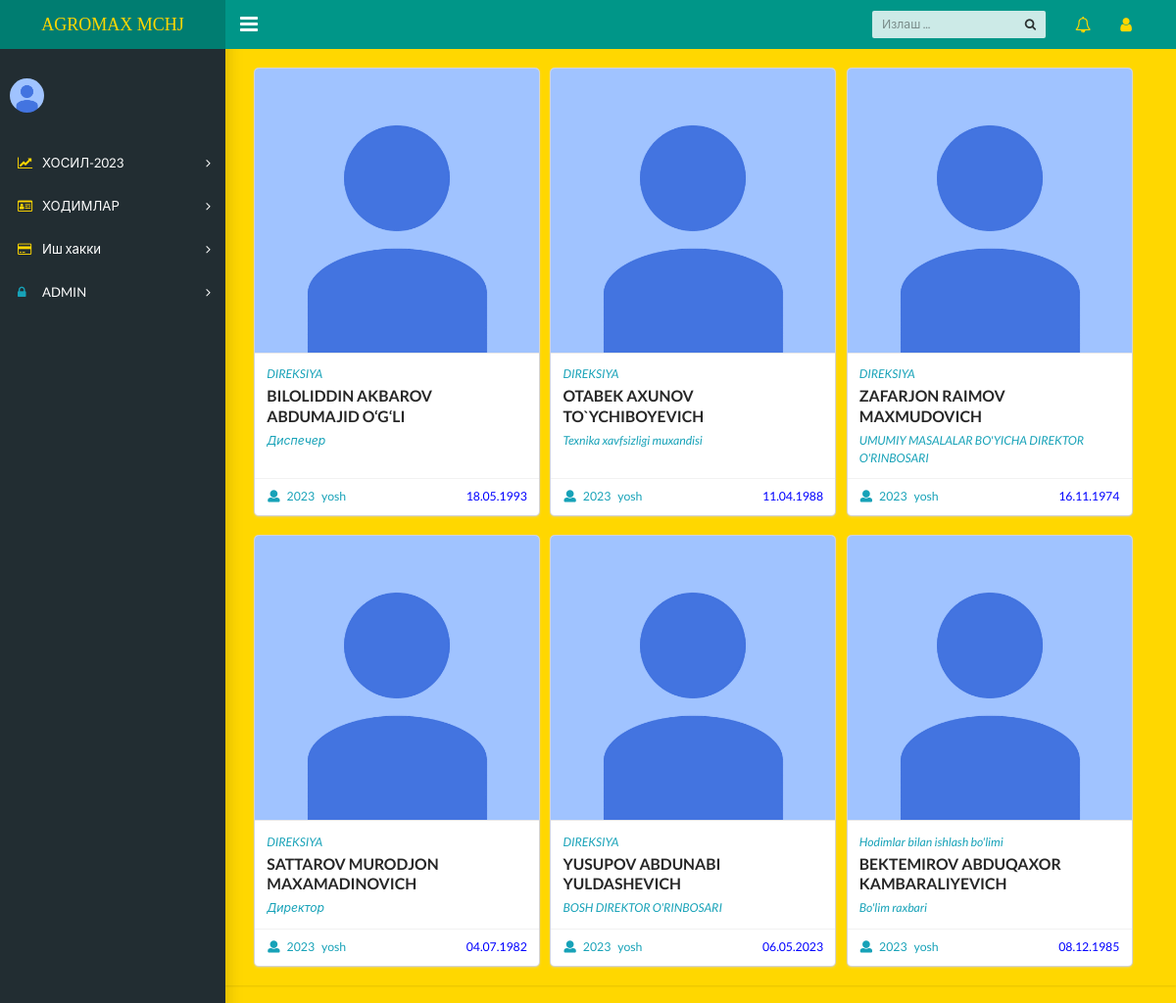
/kadr/ (signed in), run on an earlier commit of the app's database.
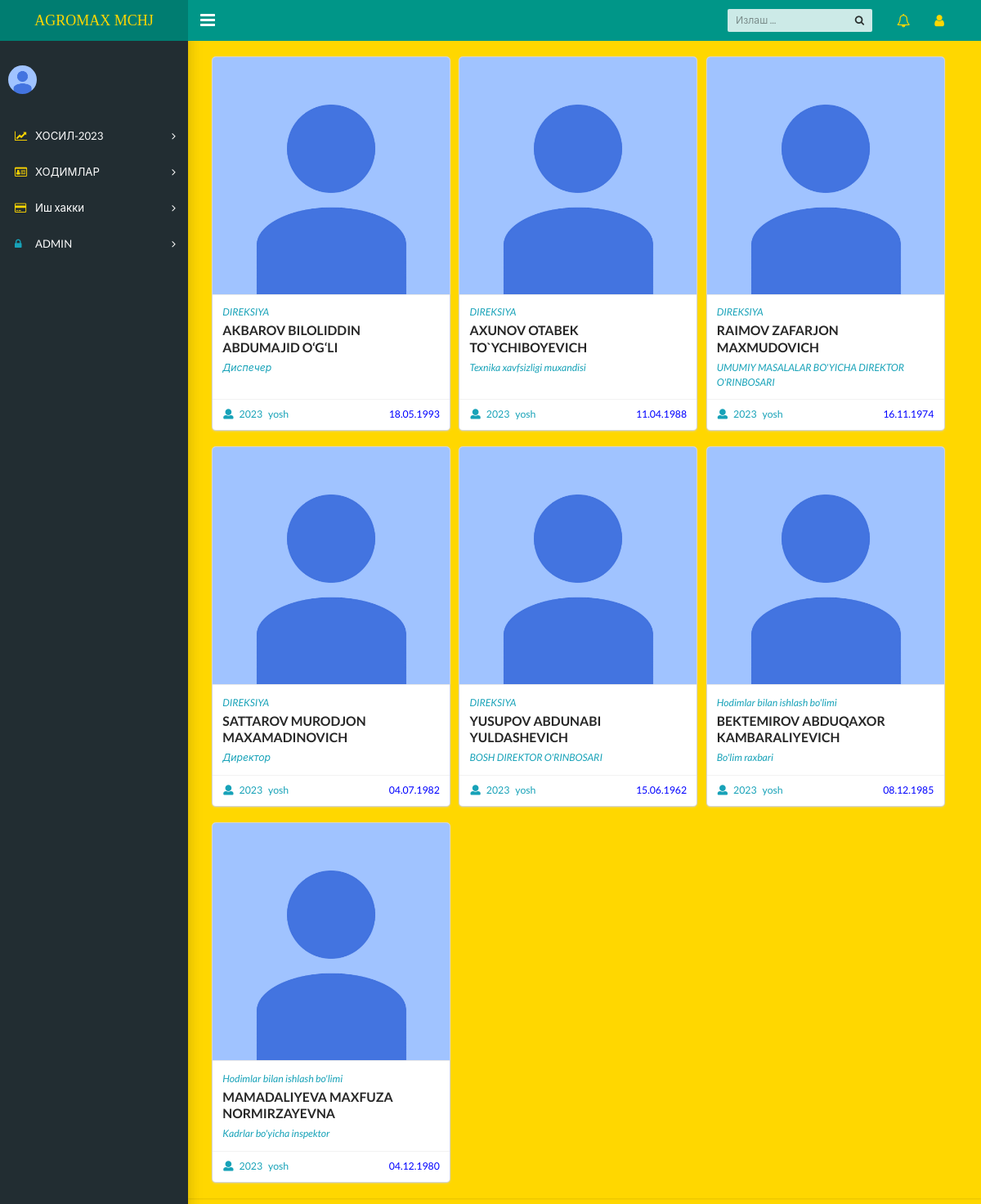
And on a later commit of the database.
### login/models.py (models this page shows, shortened)
class Profile(models.Model):
    user=models.OneToOneField(User,on_delete=models.CASCADE,unique=True)
    firs_name=models.CharField(max_length=20,blank=True,default='ISM')
    last_name=models.CharField(max_length=20,blank=True,default='FAMILYA')
    pic=models.ImageField(upload_to=get_image_path,default='default/avatar.png')
    activate=models.BooleanField(default=False)

### homes/models.py (models this page shows, shortened)
class Hodim(models.Model):
    fizlitsa=models.OneToOneField('Fizlitsa',on_delete=models.PROTECT,null=True)
    bolim=models.ForeignKey('Bolim',on_delete=models.PROTECT)
    lavozim=models.ForeignKey('Lavozim',on_delete=models.PROTECT,null=True)
    pasport=models.OneToOneField('Pasport',on_delete=models.PROTECT)
    card=models.OneToOneField('Card',on_delete=models.PROTECT,null=True)
    hodim=models.OneToOneField('login.Profile',on_delete=models.PROTECT,null=True,blank=True)

class Bolim(models.Model):
    bolim=models.CharField(max_length=30)
    def __str__(self) -> str:
        return str(self.bolim)

class Fizlitsa(models.Model):
    f_name=models.CharField(max_length=50)
    l_name=models.CharField(max_length=50)
    ful_name=models.CharField(max_length=50)
    birth=models.DateField()

class Lavozim(models.Model):
    lavozim=models.CharField(max_length=50)
    def __str__(self) -> str:
        return str(self.lavozim)

### login/views.py (the view)
# urls.py: path('kadr/',kadr,name='kadr'),
@login_required(login_url='login')
def kadr(request):
    kadr=Hodim.objects.all().order_by('bolim')
    year=datetime.now().strftime("%Y")
    context={"kadr":kadr,'year':year}
    return render(request,'kadr/kadr-inc.html',context)

### templates/kadr/kadr-inc.html (shortened to what this page needs)
{% extends 'homes/dashboard.html' %}
{% load static %}
{% block content %}
<main class="app-content" style="background-color: gold;">
  <div class="app-title  bg-transparent">
    {% include 'kadr/kadr.html' %}
  </div>
</main>
{% endblock %}

### templates/homes/dashboard.html (shortened to what this page needs)
{% load static %}
<!DOCTYPE html>
<html lang="en">
  <head>
    <link rel="stylesheet" href="https://cdnjs.cloudflare.com/ajax/libs/semantic-ui/2.5.0/semantic.min.css" />
    <link rel="stylesheet" type="text/css" href="{% static 'css/main.css' %}">
    <link rel="stylesheet" type="text/css" href="https://maxcdn.bootstrapcdn.com/font-awesome/4.7.0/css/font-awesome.min.css">
  </head>
  <body class="app sidebar-mini">
    <header class="app-header"><a class="app-header__logo" style="color: gold;" href="{% url 'home' %}">AGROMAX MCHJ</a>
      <a class="app-sidebar__toggle" href="#" data-toggle="sidebar" aria-label="Hide Sidebar"></a>
      <ul class="app-nav">
        <li class="app-search">
          <input class="app-search__input" type="search" placeholder="Излаш ...">
          <button class="app-search__button"><i class="fa fa-search"></i></button>
        </li>
        <li class="dropdown"><a class="app-nav__item" href="#" data-toggle="dropdown" aria-label="Show notifications"><i class="fa fa-bell-o fa-lg" style="color: gold;"></i></a>
        </li>
        <li class="dropdown"><a class="app-nav__item" href="#" data-toggle="dropdown" aria-label="Open Profile Menu"><i class="fa fa-user fa-lg" style="color: gold;"></i></a>
        </li>
      </ul>
    </header>
    <aside class="app-sidebar">
      <div class="app-sidebar__user"><img class="app-sidebar__user-avatar ui mini image " src="{{request.user.profile.pic.url}}" alt="User Image">
      </div>
      <ul class="app-menu">
        <li class="treeview"><a class="app-menu__item" href="#" data-toggle="treeview"><i class="app-menu__icon fa fa-line-chart" style="color: gold;"></i><span class="app-menu__label">ХОСИЛ-2023</span><i class="treeview-indicator fa fa-angle-right"></i></a>
        </li>
        <li class="treeview"><a class="app-menu__item" href="#" data-toggle="treeview"><i class="app-menu__icon fa fa-id-card-o" style="color: gold;"></i><span class="app-menu__label">ХОДИМЛАР</span><i class="treeview-indicator fa fa-angle-right"></i></a>
        </li>
        <li class="treeview"><a class="app-menu__item" href="#" data-toggle="treeview"><i class="app-menu__icon fa fa-credit-card " style="color: gold;"></i><span class="app-menu__label">Иш хакки</span><i class="treeview-indicator fa fa-angle-right"></i></a>
        </li>
        <li class="treeview"><a class="app-menu__item" href="#" data-toggle="treeview"><i class="app-menu__icon fa fa-lock text-info"></i><span class="app-menu__label">ADMIN</span><i class="treeview-indicator fa fa-angle-right"></i></a>
        </li>
      </ul>
    </aside>
    {% block content %}
    {% endblock %}
  </body>
</html>

### templates/kadr/kadr.html
{% load django_template_maths %}
<div class="ui link cards ">
    {% for i in kadr %}
    <div class="card">
      <div class="image">
        {% if i.hodim.pic.url %}
        <img src="{{i.hodim.pic.url}}">
        {% else %}
        <img src="/media/default/avatar.png">
        {% endif %}
      </div>
      <div class="content">
        <div class="meta pb-2">
          <p class="text-info">{{i.bolim}}</p>
        </div>
        <div class="header">{{i.fizlitsa.l_name}} {{i.fizlitsa.f_name}} {{i.fizlitsa.ful_name}}</div>
        <div class="description">
          <p class="text-info" >{{i.lavozim}}</p>
        </div>
      </div>
      <div class="extra content">
        <span class="right floated" style="color: blue;">
        {{i.fizlitsa.birth|date:'d.m.Y'}}
        </span>
        <span>
          <i class="user icon text-info"></i>
          <span class="text-info">
            {% with firstname=i.fizlitsa.birth|date:'Y' %}
            {{year|sub:firstname}}&nbsp;&nbsp;  yosh
            {% endwith %}
          </span>
        </span>
      </div>
    </div>
    {% endfor %}
</div>

What changed in the data, as far as the page shows it:
changed through a linked row, Hodim "AKBAROV": fizlitsa.l_name "BILOLIDDIN" → "AKBAROV"; fizlitsa.f_name "AKBAROV" → "BILOLIDDIN"
changed through a linked row, Hodim "AXUNOV": fizlitsa.l_name "OTABEK" → "AXUNOV"; fizlitsa.f_name "AXUNOV" → "OTABEK"
changed through a linked row, Hodim "RAIMOV": fizlitsa.l_name "ZAFARJON" → "RAIMOV"; fizlitsa.f_name "RAIMOV" → "ZAFARJON"
changed through a linked row, Hodim "YUSUPOV": fizlitsa.birth "06.05.2023" → "15.06.1962"
added Hodim: bolim "Hodimlar bilan ishlash bo'limi", fizlitsa.l_name "MAMADALIYEVA", fizlitsa.f_name "MAXFUZA", fizlitsa.ful_name "NORMIRZAYEVNA", lavozim "Kadrlar bo'yicha inspektor", fizlitsa.birth "04.12.1980"
